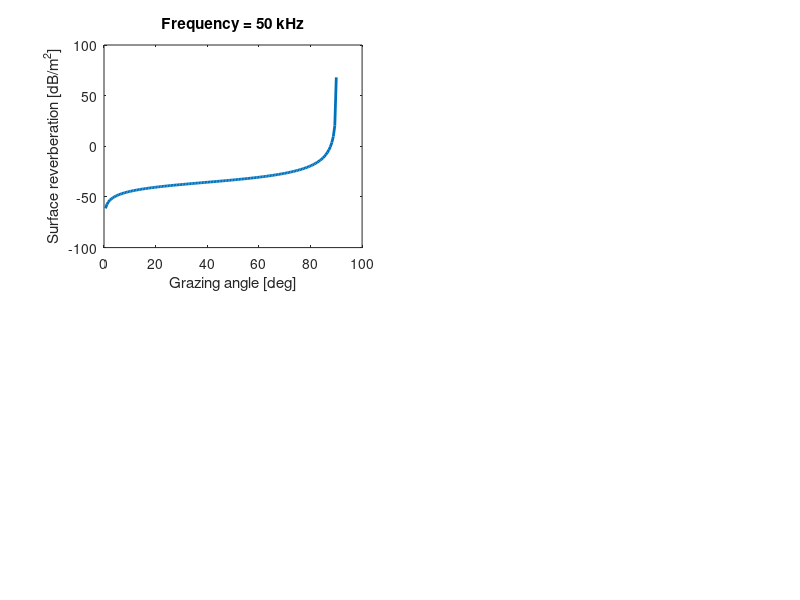

This chart was generated by the following MATLAB code: (Note: this script raises an error after producing the figure.)
frequency = 50;
grazingAngle = 0:0.01:pi/2;
n = length(grazingAngle);
theta = linspace(0,90,n);
for i = 0:1:3
  f = 50*(2^i);
  subplot(2,2,i+1);
for j=0:3
vW = 5*(2^j);
beta = 4*((vW+2)/(vW+1)) + (2.5*((f+0.1)^(-1/3))-4) ...
    .* cos(grazingAngle) .^ (1/8);
sS = 10*log10(((tan(grazingAngle)).^beta) ...
    .*((1+vW)^2)*((f+0.1)^(vW/150))*(10^(-5.05)));
plot(theta,sS,'LineWidth',2)
title(['Frequency = ',num2str(f),' kHz'])
xlabel('Grazing angle [deg]'),
ylabel('Surface reverberation [dB/m^2]') 
ax = gca;
ax.FontSize = 12;
ax.YLim = [-70 10];
hold on
end
end
hL = legend('WS = 5kn','WS = 10kn','WS = 20kn','WS = 40kn');
newPosition = [0.85 0.85 0.2 0.2];
newUnits = 'normalized';
set(hL,'Position', newPosition,'Units', newUnits);
hL.FontSize = 14;
